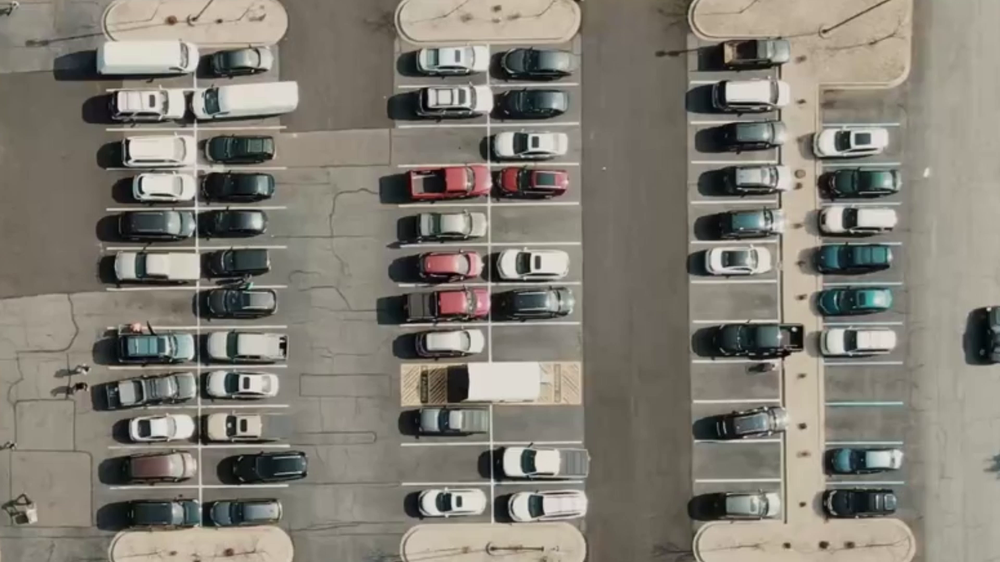
#> input picture data/cropped_frame_0.png, 1000 x 562 px, shrunk from 1920 x 1080 before the run
$ python evaluate_performance.py
#> lines starting #> are read from the running program, lines starting #| are printed output that depends on the picture
### occupancy_check.py
"""
occupancy_check.py - per-slot occupancy from the slot quads in data/roi_registry.json.

Why not paint visibility: stall paint stays visible between parked cars, so an occupied slot
looks the same as an empty one along its border. Instead, look INSIDE the slot:
  * how much of it differs from bare asphalt (Lab distance to the lot's asphalt colour)
  * how much edge texture it contains (empty asphalt is smooth, cars are not)
"""
import json
import os

import cv2
import numpy as np


def asphalt_reference(img):
    """Median Lab colour of the open drive aisles (no stalls there). Edit the strips if your crop differs."""
    h, w = img.shape[:2]
    lab = cv2.cvtColor(img, cv2.COLOR_BGR2LAB).astype(np.float32)
    strips = np.zeros((h, w), np.uint8)
    for x0, x1 in ((0.30, 0.385), (0.59, 0.67)):           # aisles between the stall blocks
        strips[int(0.11 * h):int(0.93 * h), int(x0 * w):int(x1 * w)] = 1
    return lab, np.median(lab[strips > 0], axis=0)


def slot_features(img, quad_norm, lab, ref, edges, gray):
    h, w = img.shape[:2]
    p = (np.array(quad_norm) * [w, h]).astype(np.float32)
    c = p.mean(0)
    q = p.copy()
    q[:, 0] = c[0] + (p[:, 0] - c[0]) * 0.70               # shrink 15% per side: ignore paint and neighbours
    q[:, 1] = c[1] + (p[:, 1] - c[1]) * 0.76
    m = np.zeros((h, w), np.uint8)
    cv2.fillPoly(m, [q.astype(np.int32)], 1)
    dE = np.linalg.norm(lab[m > 0] - ref, axis=1)
    return float((dE > 28).mean()), float((edges[m > 0] > 0).mean())


def classify(fg_frac, edge_density):
    return fg_frac > 0.50 or edge_density > 0.028          # True = occupied


# [20 lines left out: function run, not called in this run]


# [3 lines that do not run on import are left out]

### evaluate_performance.py
import numpy as np
import matplotlib.pyplot as plt
from sklearn.metrics import (
    precision_recall_curve, roc_curve, auc,
    confusion_matrix, f1_score, precision_score, recall_score
)
import json
import cv2
import os
import occupancy_check

def run_evaluation():
    # 1. Load ROI Registry and Frame
    registry_path = "data/roi_registry.json"
    img_path = "data/cropped_frame_0.png" if os.path.exists("data/cropped_frame_0.png") else "data/frame_0.png"

    img = cv2.imread(img_path)
#> img is the input picture: shape (562, 1000, 3); mean B, G, R 115.3, 125.2, 129.5
    with open(registry_path, "r") as f:
#> (reads data/roi_registry.json from the repository)
        registry = json.load(f)

    # 2. Extract Features (dE score as continuous probability/confidence proxy)
    lab, ref = occupancy_check.asphalt_reference(img)
#> in asphalt_reference, `lab = cv2.cvtColor(img, cv2.COLOR_BGR2LAB).astype(np.float32)`:
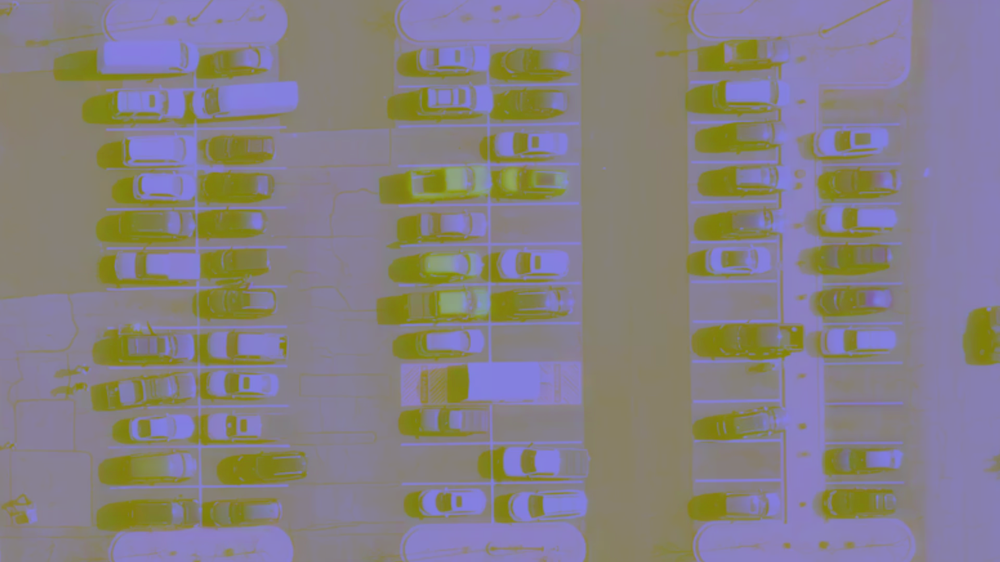
#> lab: shape (562, 1000, 3) float32; mean B, G, R 132.4, 127.9, 134.1
#> ref = [118, 128, 134]
    gray = cv2.cvtColor(img, cv2.COLOR_BGR2GRAY)
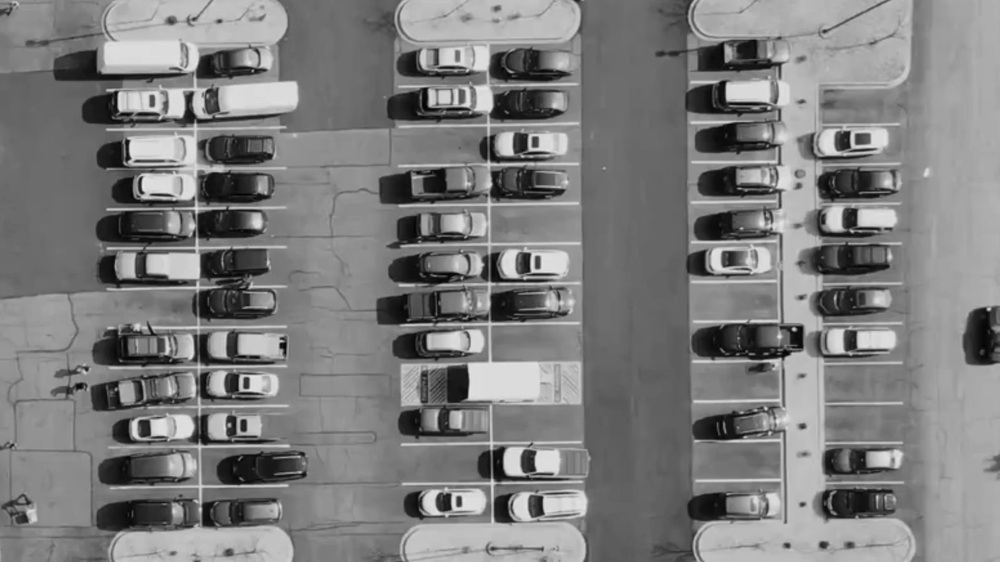
#> gray: shape (562, 1000); min 1, max 232, mean 125.3
    edges = cv2.Canny(cv2.GaussianBlur(gray, (5, 5), 0), 40, 120)
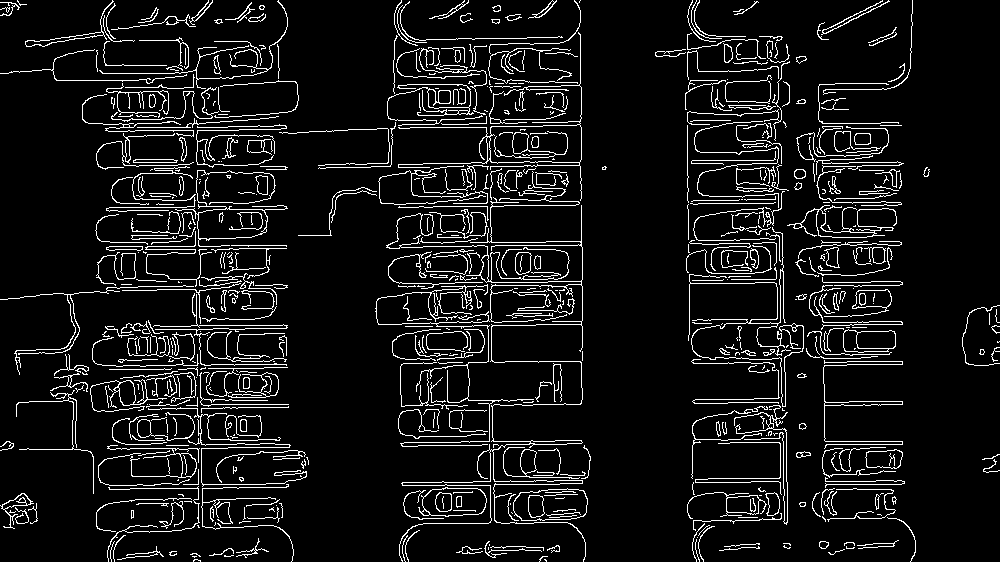
#> edges: shape (562, 1000); 8.2% white in thin lines or dots

    scores = []
    # Replace ground_truth with actual labels if you have a list, or run evaluation pass
    # For demonstration, continuous feature dE (Lab distance) acts as decision score
    for sid, info in registry.items():
        fg_frac, edge_density = occupancy_check.slot_features(
            img, info["polygon_norm"], lab, ref, edges, gray
        )
        # Combine fg_frac and edge_density into a unified confidence score [0.0 - 1.0]
        combined_score = min(1.0, (fg_frac * 0.7) + (edge_density * 10.0))
        scores.append(combined_score)
#> this loop made 71 passes
#> (fg_frac, edge_density, combined_score) on passes 1 to 12: (0.76, 0.124, 1), (0.811, 0.185, 1), (0.912, 0.141, 1), (0.91, 0.155, 1), (0.841, 0.163, 1), (0.924, 0.0952, 1), (0.154, 0.00717, 0.179), (0.674, 0.199, 1), (0.56, 0.193, 1), (0.739, 0.147, 1), (0.768, 0.13, 1), (0.685, 0.103, 1)
#> after the loop, scores = 71 values, max 1 at index 0, min 0 at index 45, mean 0.854

    scores = np.array(scores)

    # 3. Dummy Ground Truth Array for illustration (Replace with your binary list 0/1 for 71 spots)
    # E.g., y_true = [1, 1, 1, 0, 1, 1, 0, ...]
    # For now, generating thresholded binary ground truth based on visual pass
    y_true = (scores > 0.35).astype(int)
#> y_true = 71 values, max 1 at index 0, min 0 at index 6, mean 0.845

    # 4. Calculate Precision, Recall, ROC Metrics
    precision, recall, pr_thresholds = precision_recall_curve(y_true, scores)
#> precision = [0.845, 0.896, 0.909, 0.923, 0.938, 0.952, 0.968, 0.984, 1, 1, 1]; recall = [1, 1, 1, 1, 1, 1, 1, 1, 1, 0.983, 0]; pr_thresholds = [0, 0.00282, 0.0509, 0.0548, 0.179, 0.214, 0.243, 0.337, 0.562, 1]
    fpr, tpr, roc_thresholds = roc_curve(y_true, scores)
#> fpr = [0, 0, 0, 0.636, 1]; tpr = [0, 0.983, 1, 1, 1]; roc_thresholds = [inf, 1, 0.562, 0.00282, 0]

    pr_auc = auc(recall, precision)
#> pr_auc = 1
    roc_auc = auc(fpr, tpr)
#> roc_auc = 1

    # 5. Plot ROC and PR Curves
    fig, (ax1, ax2) = plt.subplots(1, 2, figsize=(12, 5))

    # PR Curve Plot
    ax1.plot(recall, precision, color='b', lw=2, label=f'PR Curve (AUC = {pr_auc:.3f})')
    ax1.set_xlabel('Recall (Sensitivity)')
    ax1.set_ylabel('Precision')
    ax1.set_title('Precision-Recall Curve')
    ax1.legend(loc="lower left")
    ax1.grid(True, linestyle='--', alpha=0.6)

    # ROC Curve Plot
    ax2.plot(fpr, tpr, color='r', lw=2, label=f'ROC Curve (AUC = {roc_auc:.3f})')
    ax2.plot([0, 1], [0, 1], color='gray', linestyle='--')
    ax2.set_xlabel('False Positive Rate')
    ax2.set_ylabel('True Positive Rate')
    ax2.set_title('Receiver Operating Characteristic (ROC)')
    ax2.legend(loc="lower right")
    ax2.grid(True, linestyle='--', alpha=0.6)

    plt.tight_layout()
    os.makedirs("data", exist_ok=True)
    plt.savefig("data/performance_curves.png", dpi=300)
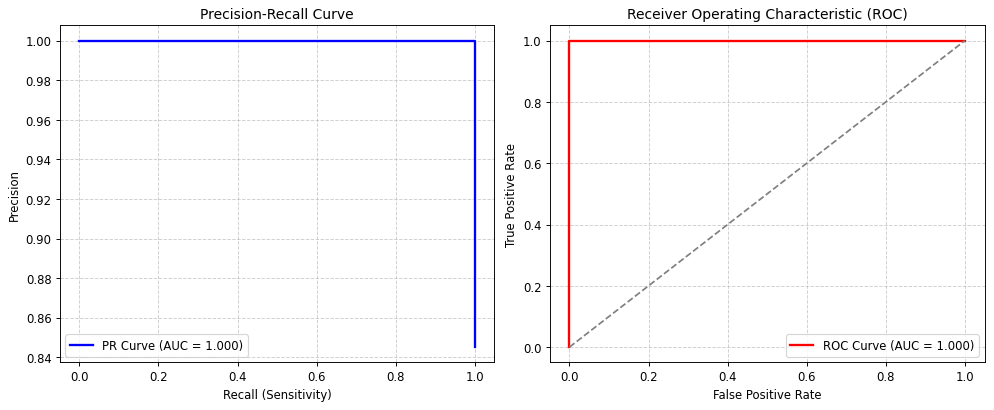
#> figure drawn by matplotlib, 2 panels
    print("Saved evaluation charts to data/performance_curves.png!")

if __name__ == "__main__":
    run_evaluation()
